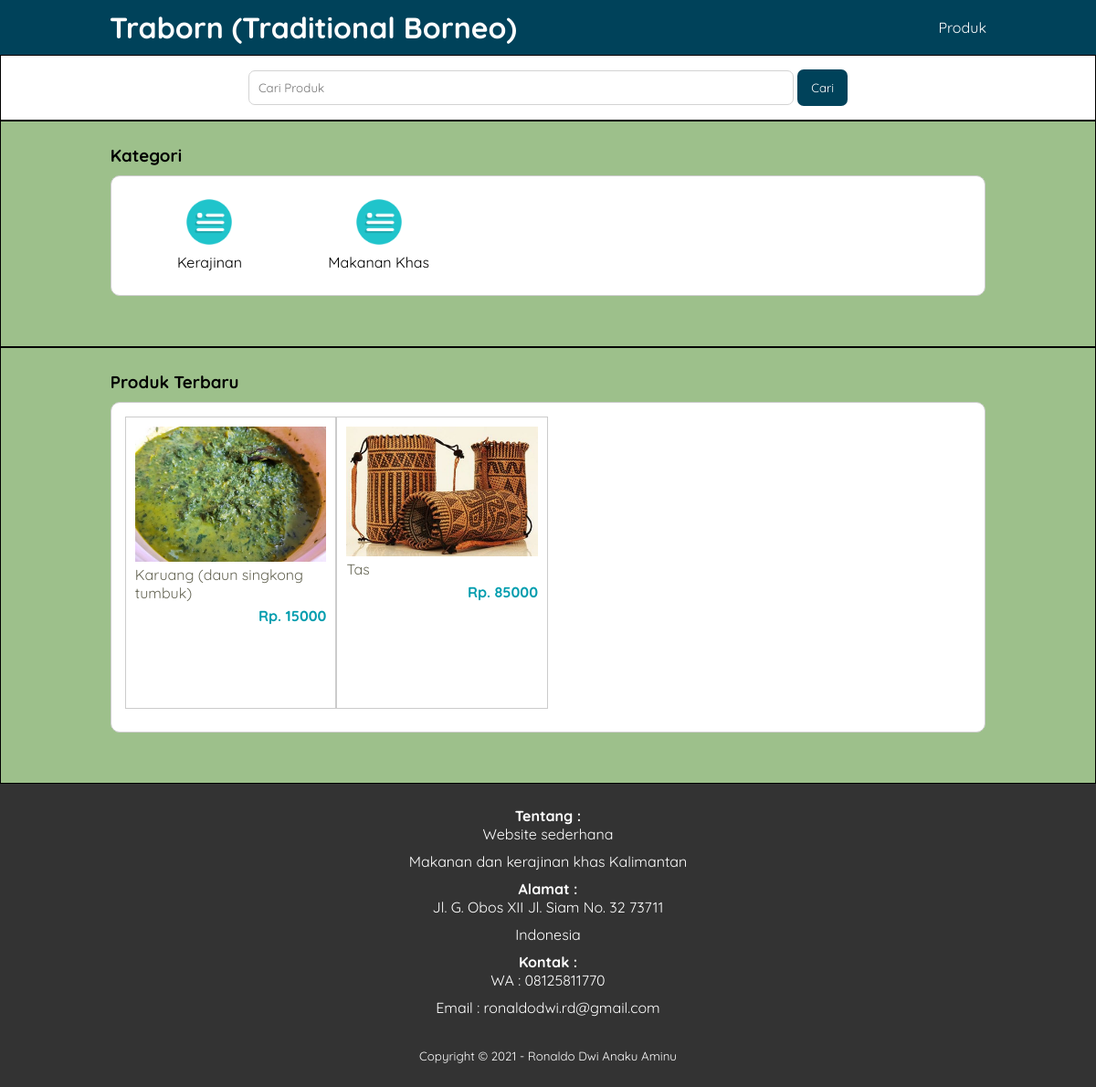
Screenshot of /beranda.php with the database file from the repository.
### tables this page shows
CREATE TABLE `tbl_kategori` (
  `category_id` int(11) NOT NULL,
  `category_name` varchar(30) NOT NULL
);

CREATE TABLE `tbl_produk` (
  `product_id` int(11) NOT NULL,
  `category_id` int(11) NOT NULL,
  `product_name` varchar(100) NOT NULL,
  `product_price` int(11) NOT NULL,
  `product_description` text NOT NULL,
  `product_image` varchar(100) NOT NULL,
  `product_status` tinyint(1) NOT NULL,
  `data_created` timestamp NOT NULL DEFAULT current_timestamp() ON UPDATE current_timestamp()
);

### beranda.php (the view, shortened to what this page needs)
<?php
    include 'db.php';
?>
<!DOCTYPE html>
<html>
<head>
    <link rel="stylesheet" type="text/css" href="Tampilan.css">
</head>
<body>
    <header>
        <div class="container">
        <h1><a href="beranda.php">Traborn (Traditional Borneo) </a></h1>
        <ul>
            <li><a href="isiproduk.php">Produk</a></li>
        </ul>
        </div>
    </header>
    <div class="search">
        <div class="container">
            <form action="isiproduk.php">
                <input type="text" name="search" placeholder="Cari Produk">
                <input type="submit" name="cari" value="Cari">
            </form>
        </div>
    </div>
    <div class="section">
        <div class="container">
            <h3>Kategori</h3>
            <div class="box">
                <?php
                    $kategori = mysqli_query($hasil, "SELECT * FROM tbl_kategori ORDER BY category_id DESC");
                    if(mysqli_num_rows($kategori) > 0) {
                        while($k = mysqli_fetch_array($kategori)){
                ?>
                <a href="isiproduk.php?kat=<?php echo $k['category_id'] ?>">
                <div class="col-5">
                    <img src="img/icon-category.png" width="50px" style="margin-bottom:5px;">
                    <p><?php echo $k['category_name'] ?></p>
                </div>
                </a>
                <?php }}else { ?>
                    <p>Kategori tidak ada</p>
                <?php } ?>
            </div>
        </div>
    </div>
    <div class="section">
        <div class="container">
            <h3>Produk Terbaru</h3>
            <div class="box">
                <?php
                    $produk = mysqli_query($hasil, "SELECT * FROM tbl_produk ORDER BY product_id DESC LIMIT 8");
                    if(mysqli_num_rows($produk) > 0) {
                        while($p = mysqli_fetch_array($produk)){
                ?>
                <a href="detail-produk.php?id=<?php echo $p['product_id']?>">
                <div class="col-4">
                    <img src="gambarproduk/<?php echo $p['product_image'] ?>">
                    <p class="nama"><?php echo $p['product_name'] ?></p>
                    <p class="harga">Rp. <?php echo $p ['product_price'] ?></p>
                </div>
                </a>
                <?php }}else { ?>
                    <p>Produk tidak ada atau tidak tersedia</p>
                <?php } ?>
            </div>
        </div>
    </div>
    <div class="footer">
        <div class="container">
            <h4>Tentang :</h4>
            <p>Website sederhana</p>
            <p>Makanan dan kerajinan khas Kalimantan</p>
            <h4>Alamat :</h4>
            <p>Jl. G. Obos XII Jl. Siam No. 32 73711</p>
            <p>Indonesia</p>
            <h4>Kontak :</h4>
            <p>WA    : 08125811770</p>
            <p>Email : ronaldodwi.rd@gmail.com</p>
            <small>Copyright &copy; 2021 - Ronaldo Dwi Anaku Aminu</small>
        </div>
    </div>
</body>
</html>

### tampilan.css (style rules this page uses)
* { padding: 0; margin: 0; font-family: 'Quicksand', sans-serif; }
body { background-color: #9DC08B; }
a { color: inherit; text-decoration: none; }
header { background-color: #00425A; color: #fff; }
header h1 { float: left; padding: 10px 0; }
header ul { float: right; }
header ul li { display: inline-block; }
header ul li a { padding: 20px 0 20px 20px; display: inline-block; }
.container { width: 80%; margin: 0 auto; }
.container:after { content: ''; display: block; clear: both; }
.section { padding: 25px 0; border: 1px solid; }
.box { background-color: #fff; border: 1px solid #ccc; border-radius: 10px; padding: 15px; box-sizing: border-box; margin: 10px 0px 30px 0; }
.box:after { content: ''; display: block; clear: both; }
.search { padding: 15px 0; background-color: #fff; border: 1px solid; text-align: center; }
.search input[type=text] { width: 60%; border-radius: 7px; border: 1px solid lightgrey; padding: 10px; }
.search input[type=submit] { padding: 12px 15px; background-color: #00425A; border-radius: 7px; color: #fff; border: none; cursor: pointer; }
.col-5 { width: 20%; height: 100px; text-align: center; float: left; padding: 10px; box-sizing: border-box; }
.col-4 { width: 25%; height: 320px; border: 1px solid #ccc; float: left; padding: 10px; box-sizing: border-box; margin-bottom: 10px; }
.col-4 img { width: 100%; }
.col-4 .nama { color: #665; margin-bottom: 5px; }
.col-4 .harga { font-weight: bold; color: #009DAE; float: right; }
.footer { padding: 25px 0; background-color: #333; color: #fff; text-align: center; }
.footer p { margin-bottom: 10px; }
.footer small { margin-top: 25px; display: inline-block; }

### rows the page displays
tbl_kategori: category_name "Kerajinan"
tbl_kategori: category_name "Makanan Khas"
tbl_produk: product_image (picture), product_name "Karuang (daun singkong tumbuk)", product_price "15000"
tbl_produk: product_image (picture), product_name "Tas", product_price "85000"
